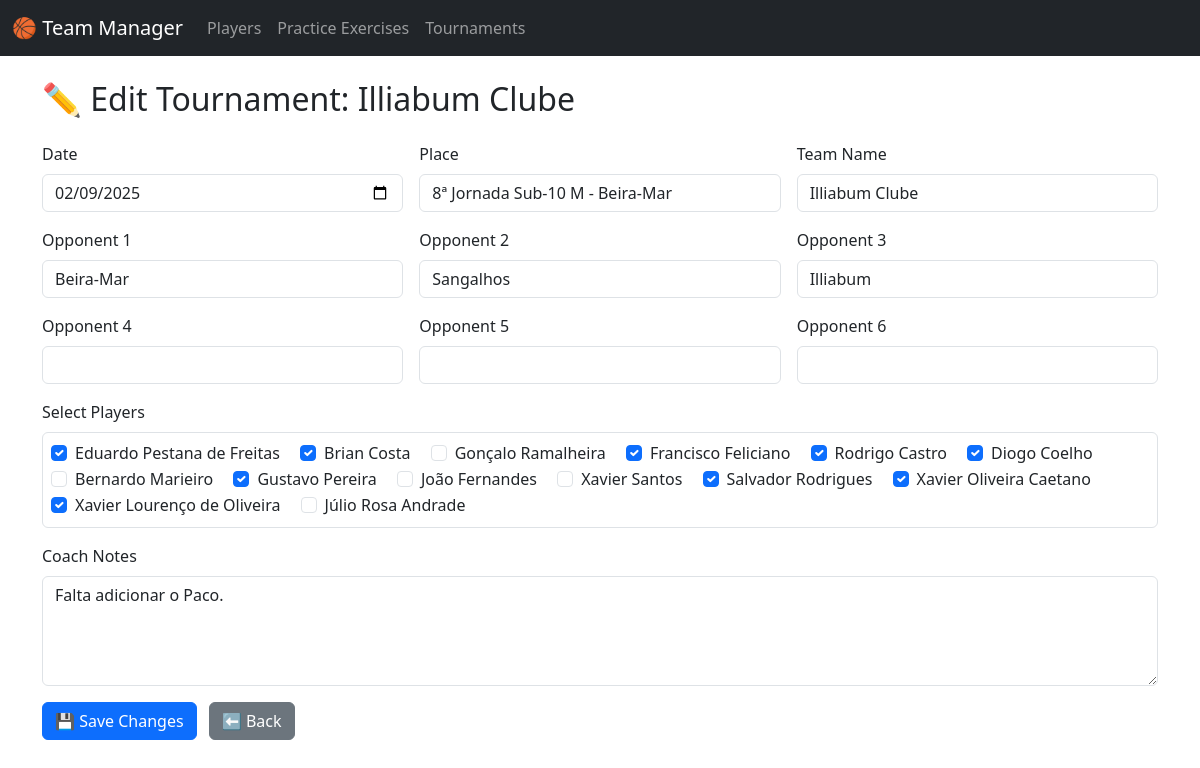
/tournament/2/edit, run on the app's committed database.
### app.py (models this page shows)
class TournamentModel(db.Model):
    id = db.Column(db.Integer, primary_key=True)
    date = db.Column(db.String(20), nullable=False)
    place = db.Column(db.String(100), nullable=False)
    team_name = db.Column(db.String(100), nullable=False)
    opponents = db.Column(db.Text)  # comma-separated opponent names
    players = db.Column(db.Text)    # comma-separated player names
    coach_notes = db.Column(db.Text)  # Add this line

class PlayerModel(db.Model):
    id = db.Column(db.Integer, primary_key=True)
    season_year = db.Column(db.String(10), nullable=False)
    name = db.Column(db.String(100), nullable=False)
    escalao = db.Column(db.String(50), nullable=False)
    n_carteira = db.Column(db.String(50), nullable=False)
    dob = db.Column(db.String(20), nullable=False)
    mobile_phone = db.Column(db.String(20))
    email = db.Column(db.String(100))

### app.py (the view, shortened to what this page needs)
@app.route('/tournament/<int:tournament_id>/edit', methods=['GET', 'POST'])
def edit_tournament(tournament_id):
    tournament = TournamentModel.query.get_or_404(tournament_id)
    all_players = PlayerModel.query.all()
    current_players = [p.strip() for p in tournament.players.split(',') if p.strip()]
    current_opponents = [o.strip() for o in tournament.opponents.split(',') if o.strip()]
    return render_template('edit_tournament.html',
                           tournament=tournament,
                           all_players=all_players,
                           current_players=current_players,
                           current_opponents=current_opponents)

### templates/edit_tournament.html (shortened to what this page needs)
<!DOCTYPE html>
<html>
<head>
  <link href="https://cdn.jsdelivr.net/npm/bootstrap@5.3.3/dist/css/bootstrap.min.css" rel="stylesheet">
</head>
<body>
<nav class="navbar navbar-expand-lg navbar-dark bg-dark mb-4">
  <div class="container-fluid">
    <a class="navbar-brand" href="/">🏀 Team Manager</a>
    <div class="collapse navbar-collapse">
      <ul class="navbar-nav me-auto">
        <li class="nav-item"><a class="nav-link" href="/players">Players</a></li>
        <li class="nav-item"><a class="nav-link" href="/practice-exercises">Practice Exercises</a></li>
        <li class="nav-item"><a class="nav-link" href="/tournaments">Tournaments</a></li>
      </ul>
    </div>
  </div>
</nav>
<div class="container">
  <h2 class="mb-4">✏️ Edit Tournament: {{ tournament.team_name }}</h2>
  <form method="post" class="row g-3">
    <div class="col-md-4">
      <label class="form-label">Date</label>
      <input type="date" name="date" class="form-control" value="{{ tournament.date }}" required>
    </div>
    <div class="col-md-4">
      <label class="form-label">Place</label>
      <input name="place" class="form-control" value="{{ tournament.place }}" required>
    </div>
    <div class="col-md-4">
      <label class="form-label">Team Name</label>
      <input name="team_name" class="form-control" value="{{ tournament.team_name }}" required>
    </div>
    {% for i in range(6) %}
      <div class="col-md-4">
        <label class="form-label">Opponent {{ i + 1 }}</label>
        <input name="opponent{{ i+1 }}" class="form-control" value="{{ current_opponents[i] if i < current_opponents|length else '' }}">
      </div>
    {% endfor %}
    <div class="col-12">
      <label class="form-label">Select Players</label>
      <div class="border rounded p-2" style="max-height: 200px; overflow-y: auto;">
        {% for p in all_players %}
          <div class="form-check form-check-inline">
            <input class="form-check-input" type="checkbox" name="players" value="{{ p.name }}" {% if p.name in current_players %}checked{% endif %}>
            <label class="form-check-label">{{ p.name }}</label>
          </div>
        {% endfor %}
      </div>
    </div>
    <div class="col-12">
      <label class="form-label">Coach Notes</label>
      <textarea name="coach_notes" rows="4" class="form-control">{{ tournament.coach_notes }}</textarea>
    </div>
    <div class="col-12">
      <button type="submit" class="btn btn-primary">💾 Save Changes</button>
      <a href="/tournament/{{ tournament.id }}" class="btn btn-secondary ms-2">⬅ Back</a>
    </div>
  </form>
</div>
</body>
</html>

### data on the page
TournamentModel: team_name "Illiabum Clube", date "02/09/2025", place "8ª Jornada Sub-10 M - Beira-Mar", coach_notes "Falta adicionar o Paco."
PlayerModel: name "☑", name "Eduardo Pestana de Freitas"
PlayerModel: name "☑", name "Brian Costa"
PlayerModel: name "Gonçalo Ramalheira"
PlayerModel: name "☑", name "Francisco Feliciano"
PlayerModel: name "☑", name "Rodrigo Castro"
PlayerModel: name "☑", name "Diogo Coelho"
PlayerModel: name "Bernardo Marieiro"
PlayerModel: name "☑", name "Gustavo Pereira"
PlayerModel: name "João Fernandes"
PlayerModel: name "Xavier Santos"
PlayerModel: name "☑", name "Salvador Rodrigues"
PlayerModel: name "☑", name "Xavier Oliveira Caetano"
PlayerModel: name "☑", name "Xavier Lourenço de Oliveira"
PlayerModel: name "Júlio Rosa Andrade"

### other printed values
{{ i + 1 }} "1" "2" "3" "4" "5" "6"
